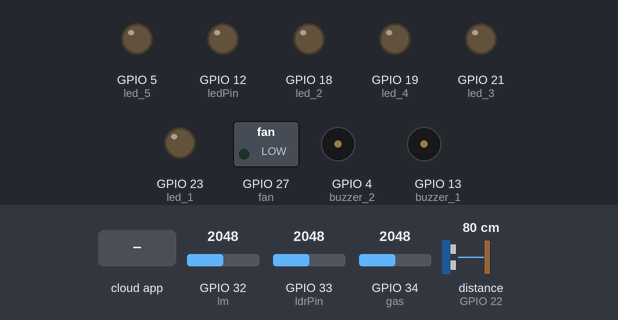
Recording of a sketch running on a simulated ESP32. Shown: switched loads named in the sketch (green lamp = pin HIGH), output pins drawn as LEDs (lit = HIGH), buzzer (waves = sounding, pin HIGH). Inputs (shaded band) come from the test bench; at power-on: GPIO 34 (gas) = 2048, GPIO 32 (lm) = 2048, GPIO 33 (ldrPin) = 2048, distance to the obstacle (sensor on GPIO 22) 80 cm. The echo pulse lasts 58.3 µs per cm; WiFi joins after 1.5 s; servers stay silent unless stated; the Firebase database answers and starts empty; pins used as bus, display or sensor lines are not drawn; what the sketch prints to the serial monitor is not drawn.

Above: at 2.7 s.
2.8 s: GPIO 34 (gas) set to 2956
10.5 s: GPIO 34 (gas) set to 3044
At 17.4 s:
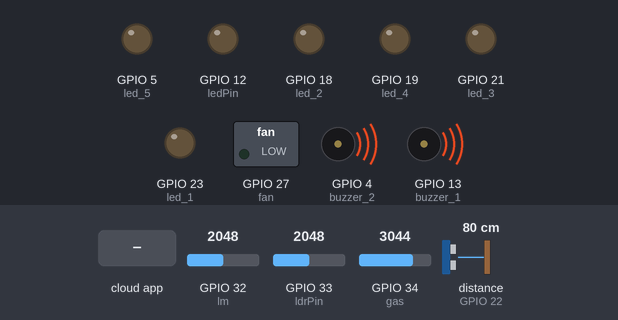
17.8 s: GPIO 32 (lm) set to 1509
20.0 s: GPIO 32 (lm) set to 1377
At 26.2 s:
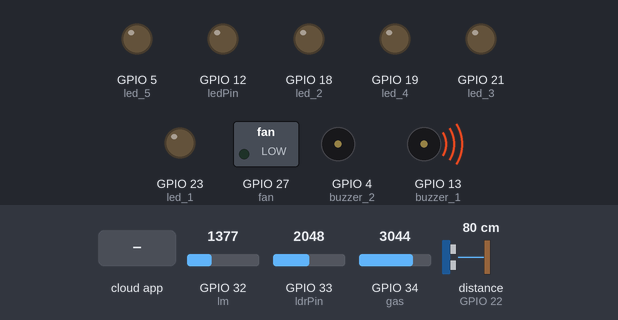
36.7 s: the phone or cloud app sets state to 1
At 38.3 s:
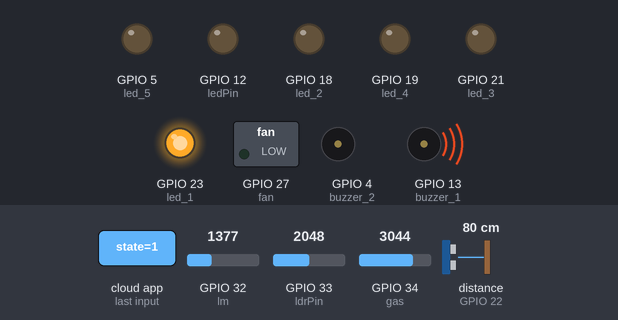
Timing chart, 0 to 39.4 s (numbered marks = the images above; inputs shaded):
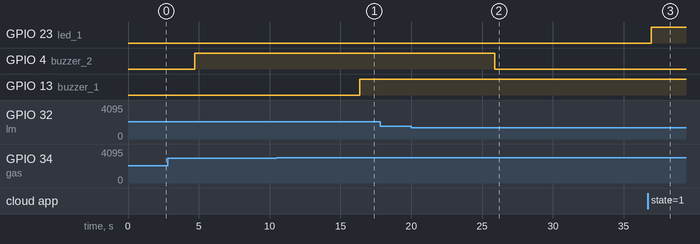

Measured:
- the behaviour switches between 3000 and 3001 on GPIO 34 (gas) (found by bisection; images 0 and 1)
- the behaviour switches between 1437 and 1436 on GPIO 32 (lm) (found by bisection; images 1 and 2)
- after the input at 10.5 s, GPIO 13 (buzzer_1): LOW → HIGH after 5.9 s
- after the input at 17.8 s, every drawn part: stays the same
- after the input at 20.0 s, GPIO 4 (buzzer_2): HIGH → LOW after 5.9 s
- after the input at 36.7 s, GPIO 23 (led_1): LOW → HIGH after 0.25 s

The sketch:

all_leds_sensors.ino
```cpp
#include <WiFi.h>
#include <Firebase_ESP_Client.h>


/* 1. Define the WiFi credentials */
#define WIFI_SSID "Galaxy A51 2D76"
#define WIFI_PASSWORD "epvt5792"

/* 2. Define the API Key */
#define API_KEY "AIzaSyBgjLyqpF-Z-S59aPKfbRg7EVGdeNS3TGU"

/* 3. Define the RTDB URL */
#define DATABASE_URL "https://homex-fd825-default-rtdb.firebaseio.com/"

/* 4. Define the user Email and password that alreadey registerd or added in your project */
#define USER_EMAIL "nour.gamal3200@gmail.com"
#define USER_PASSWORD "ASHNHomeX"

// Define Firebase Data object
FirebaseData fbdo;
FirebaseAuth auth;
FirebaseConfig config;

unsigned long sendDataPrevMillis = 0;


/// Reception ///
#define led_1 23
#define fan 27

/// Kitchen ///
#define led_5 5

#define lm 32
#define buzzer_2 4
int temp;

/// Room ///
#define led_2 18

/// Bathroom ///
#define led_4 19

#define gas 34
#define buzzer_1 13
int Sensor;

/// Office ///
#define led_3 21


/// The Garden ///
// Ultrasonic ///
#define Echo 22
#define Trigger 15
float Distance;
float Duration;

//ldr with led
const int ledPin = 12;   //the number of the LED pin
const int ldrPin = 33;  //the number of the LDR pin

unsigned long lastTime;
unsigned long lastTime1;
//////////////////////////

void setup()
{

/// Reception ///
     ///led///
  pinMode(led_1, OUTPUT);
  digitalWrite(led_1, LOW);

   /// fan ///
  pinMode(fan,OUTPUT);
  digitalWrite(fan, LOW);

/// Room ///
  pinMode(led_2, OUTPUT);
  digitalWrite(led_2, LOW);

/// Office ///
  pinMode(led_3, OUTPUT);
  digitalWrite(led_3, LOW);

/// Bathroom ///
  pinMode(led_4, OUTPUT);
  digitalWrite(led_4, LOW);


  pinMode(buzzer_1, OUTPUT);

/// Kitchen ///
  pinMode(led_5, OUTPUT);
  digitalWrite(led_5, LOW);

  pinMode(buzzer_2, OUTPUT);
////////////////////////////

 /// The Garden ///

 // Ultrasonic ///
  pinMode(Echo, INPUT);
  pinMode(Trigger, OUTPUT);

 // ldr
  pinMode(ldrPin, INPUT);   //initialize the LDR pin as an input
  pinMode(ledPin, OUTPUT);  //initialize the LED pin as an output

  lastTime = millis();
  lastTime1 = millis();


///wifi////
  Serial.begin(115200);
  WiFi.begin(WIFI_SSID, WIFI_PASSWORD);

  Serial.print("Connecting to Wi-Fi");
  while (WiFi.status() != WL_CONNECTED)
  {
    Serial.print(".");
    delay(300);
  }
  Serial.println();
  Serial.print("Connected with IP: ");
  Serial.println(WiFi.localIP());
  Serial.println();

  /* Assign the api key (required) */
  config.api_key = API_KEY;

  /* Assign the user sign in credentials */
  auth.user.email = USER_EMAIL;
  auth.user.password = USER_PASSWORD;

  /* Assign the RTDB URL (required) */
  config.database_url = DATABASE_URL;

  // Comment or pass false value when WiFi reconnection will control by your code or third party library e.g. WiFiManager
  Firebase.reconnectNetwork(true);

  // Since v4.4.x, BearSSL engine was used, the SSL buffer need to be set.
  // Large data transmission may require larger RX buffer, otherwise connection issue or data read time out can be occurred.
  fbdo.setBSSLBufferSize(4096, 1024/* Rx buffer size in bytes from 512 - 16384 /, 1024 / Tx buffer size in bytes from 512 - 16384 */);

  // Limit the size of response payload to be collected in FirebaseData
  fbdo.setResponseSize(2048);

  Firebase.begin(&config, &auth);

  Firebase.setDoubleDigits(5);

  config.timeout.serverResponse = 10 * 1000;
  while (!Serial);
}

void loop()
{
  // Firebase.ready() should be called repeatedly to handle authentication tasks.
  if (Firebase.ready() && (millis() - sendDataPrevMillis > 1000 || sendDataPrevMillis == 0))
  {
    sendDataPrevMillis = millis();


/////start the code////

/// Reception ///
///////////led//////////
   if(Firebase.RTDB.getString(&fbdo, "/esp1/leds/reception/state")){
    digitalWrite(led_1, atoi(fbdo.to<const char *>()));
   }else{
    Serial.println(fbdo.errorReason().c_str());
   }

   ///////////////////fan///////
  if(Firebase.RTDB.getString(&fbdo, "/esp1/fan/state")){
    digitalWrite(fan, atoi(fbdo.to<const char *>()));
   }else{
    Serial.println(fbdo.errorReason().c_str());
   }

/// Room ///

 if(Firebase.RTDB.getString(&fbdo, "/esp1/leds/room/state")){
    digitalWrite(led_2 , atoi(fbdo.to<const char *>()));
   }else{
    Serial.println(fbdo.errorReason().c_str());
   }


/// Office ///
if(Firebase.RTDB.getString(&fbdo, "/esp1/leds/office/state")){
    digitalWrite(led_3 , atoi(fbdo.to<const char *>()));
   }else{
    Serial.println(fbdo.errorReason().c_str());
   }


/// Bathroom leds///
if(Firebase.RTDB.getString(&fbdo, "/esp1/leds/bath/state")){
    digitalWrite(led_4, atoi(fbdo.to<const char *>()));
   }else{
    Serial.println(fbdo.errorReason().c_str());
   }

 /// Bathroom gas system ///
  Sensor=analogRead(gas);
  Serial.print("Gas Reading = ");
  Serial.print(Sensor);
  Serial.println();

  int buzzer_1_value;

  if(Sensor>3000){
    digitalWrite(buzzer_1,HIGH);
    buzzer_1_value = 1;

  }
  else{
    digitalWrite(buzzer_1,LOW);
    buzzer_1_value = 0;

  }
  if (Firebase.RTDB.setInt(&fbdo, "/esp1/sensors/gasBuzzer/state", buzzer_1_value)) {
      Serial.println("Data uploaded successfully");

    }
    else {
      Serial.println("Failed to upload data");
      Serial.println("Error: " + fbdo.errorReason());
    }

    Serial.print("Buzzer_1_value: ");
    Serial.println(buzzer_1_value);
    delay(1000);

 String gasReading = (String) map(analogRead(gas),0,5000,0,100);
  Serial.print("The gas reading precentage : ");
  Serial.println(gasReading);
  Serial.println();
  delay(1000);
  Firebase.RTDB.setString(&fbdo,"/esp1/sensors/gas",gasReading);


  ////////////////////////////////

/// Kitchen ///
////led//////////////
if(Firebase.RTDB.getString(&fbdo, "/esp1/leds/kitchen/state")){
    digitalWrite(led_5 , atoi(fbdo.to<const char *>()));
}
else{
    Serial.println(fbdo.errorReason().c_str());
}


/////////////lm system//////////
  float result;
  temp = analogRead(lm);
  temp = temp * 4.88;
  result = temp / 10;
  // Serial.print("Temp = ");
  // Serial.print(result);
  // Serial.print(" C");
  // Serial.println();

  int buzzer_2_value;

  if(result>700){
    digitalWrite(buzzer_2,HIGH);
    buzzer_2_value = 1;

  }
  else{
    digitalWrite(buzzer_2,LOW);
    buzzer_2_value = 0;

  }
  if (Firebase.RTDB.setInt(&fbdo, "/esp1/sensors/TemBuzzer/state", buzzer_2_value)) {
      Serial.println("Data uploaded successfully");

    }
    else {
      Serial.println("Failed to upload data");
      Serial.println("Error: " + fbdo.errorReason());
    }

  Serial.print("Buzzer_2_value: ");
  Serial.println(buzzer_2_value);
  delay(1000);

  String lmReading = (String) map(result,0,1400,0,100);
  Serial.print("The lm reading precentage : ");
  Serial.println(lmReading);
  Serial.println();
  delay(1000);
  Firebase.RTDB.setString(&fbdo,"/esp1/sensors/lm",lmReading);


 ////////////////////
  /// The Garden ///

/////// Ultrasonic ////////
  digitalWrite(Trigger,LOW);
  delayMicroseconds(2);
  digitalWrite(Trigger,HIGH);
  delayMicroseconds(10);
  digitalWrite(Trigger,LOW);

  Duration=pulseIn(Echo,HIGH);

  Distance=0.017*Duration;

  Serial.print("Distance: ");
  Serial.println(Distance);

  int value = (Distance < 50) ? 1 : 0;

  if (value == 1) {
      Serial.println("There is someone near the camera !!!!!!");
  }
  else {
      Serial.println("There is no one ------");
  }

  if (Firebase.RTDB.setInt(&fbdo, "/esp1/ultrasonic/state", value)) {
      Serial.println(" ultrasonic Data uploaded successfully");

  }
  else {
      Serial.println("Failed to upload data");
      Serial.println("Error: " + fbdo.errorReason());
  }

  Serial.print("Value of ultrasonic in firebase : ");
  Serial.println(value);
  delay(1000);

//////ldr with led//////

int notify_value;
if(Firebase.RTDB.getInt(&fbdo, "/esp1/onoffsystem/ldr/state")){
  int ldrSystemState = fbdo.intData();
  Serial.print("LDR System State: ");
  Serial.println(ldrSystemState);

  int ldrStatus = analogRead(ldrPin);   //read the status of the LDR value
   Serial.print("Reading ldr: ");
  Serial.println(ldrStatus);

  if (ldrSystemState) {// Check if the LDR system is enabled
    if (ldrStatus <=300) {
      digitalWrite(ledPin, HIGH);  //turn LED on
      notify_value = 1;
    }
    else{
      digitalWrite(ledPin, LOW);  //turn LED off
      notify_value = 0;
      }

  }

else{
  Serial.println("LDR system is Off...");
  digitalWrite(ledPin, LOW);
  notify_value = 0;
}
if  (Firebase.RTDB.setInt(&fbdo, "/esp1/sensors/ldrnotify/state", notify_value )) {
      Serial.println("Ldr notify  Data uploaded successfully");
      }
      else {
      Serial.println("Failed to upload data");
      Serial.println("Error: " + fbdo.errorReason());
      }
delay(100);
}


else {
    Serial.println("Failed to get LDR system state");
    Serial.println("Error: " + fbdo.errorReason());
  }


 ///////////////////
}
}
```
